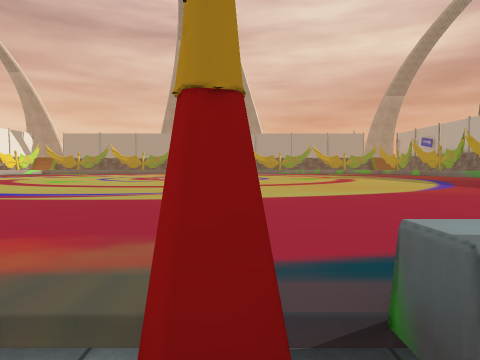
[1] (above)

24 first-person views from a walk through a scene from a Unity 3-D project. The camera is 1.2 m above the floor, tilts 2° down and sees 70° across. The floor is counted in squares, 2 m on a side. Each view is taken from the middle of a square. On the plan, view 1 faces up. The plan holds only what a view shows up to about 10 squares ahead; the rest is blank. The place goes on beyond the plan. Some surface patterns are stand-ins.

[2]
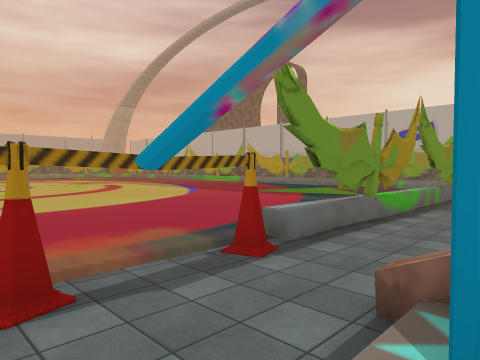

[3]
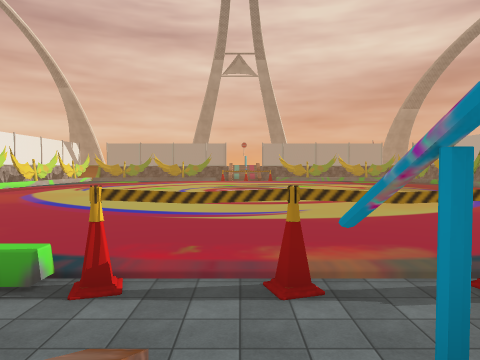

[4]
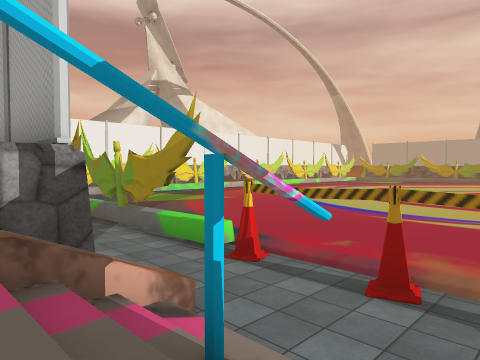

[5]
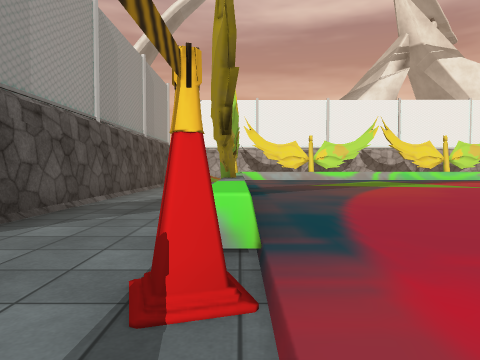

[6]
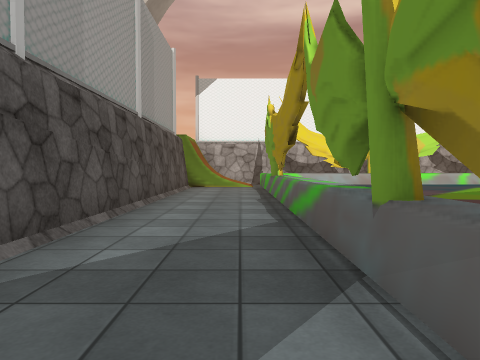

[7]
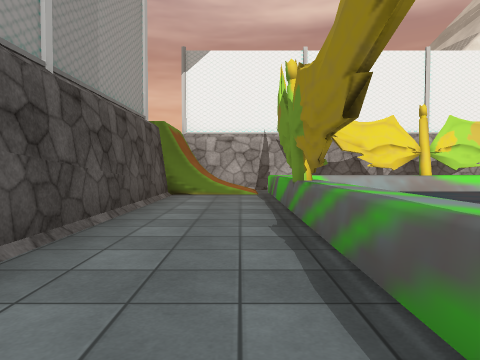

[8]
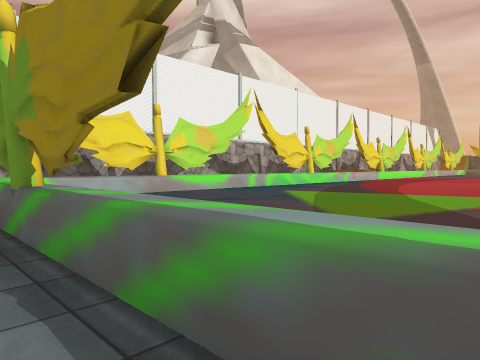

[9]
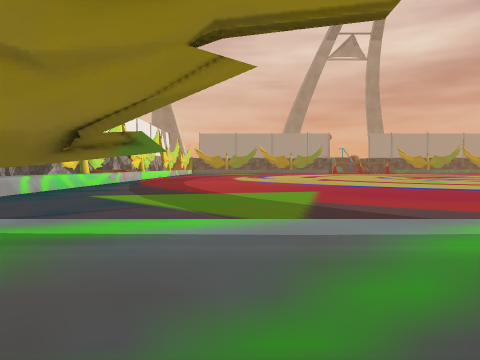

[10]
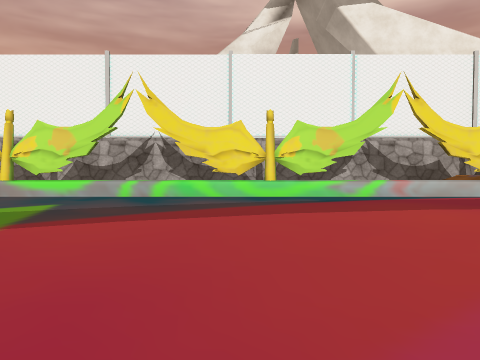

[11]
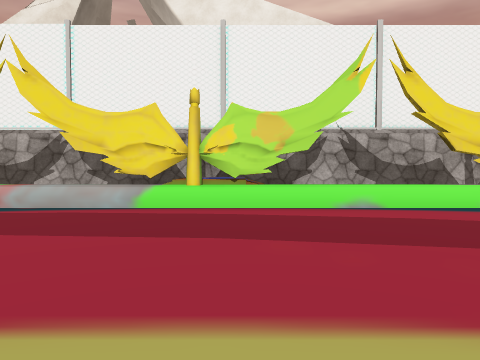

[12]
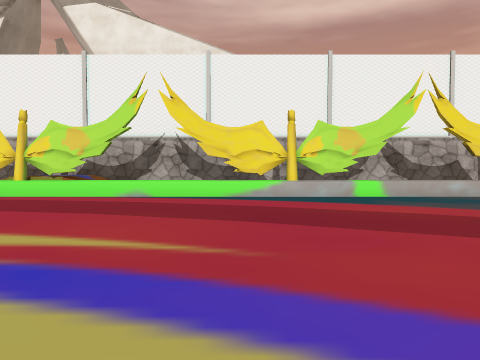

[13]
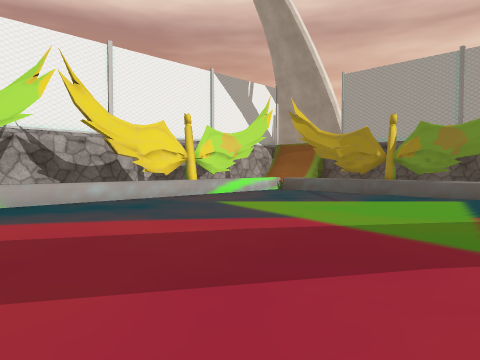

[14]
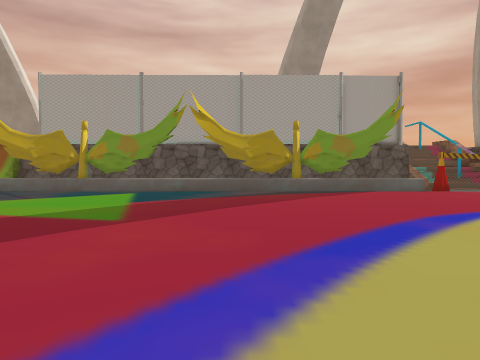

[15]
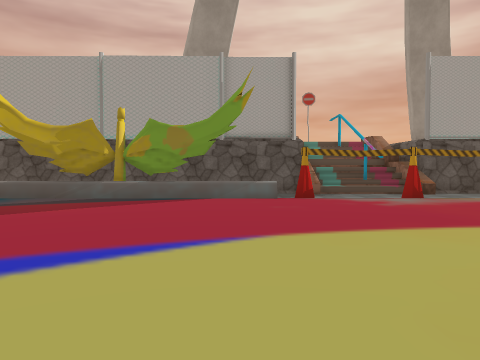

[16]
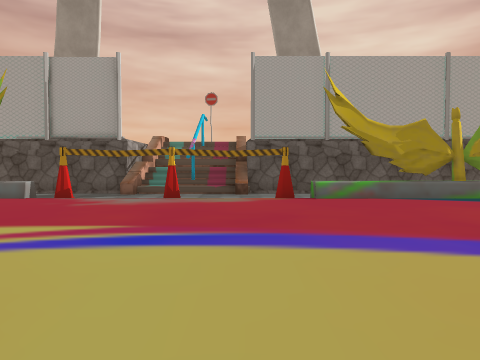

[17]
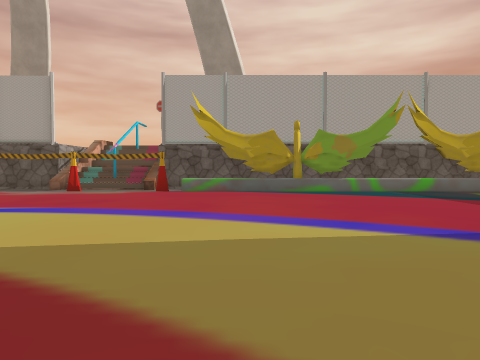

[18]
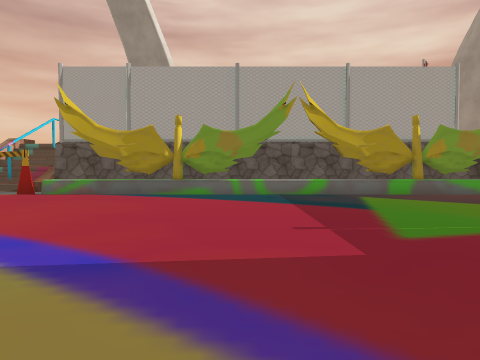

[19]
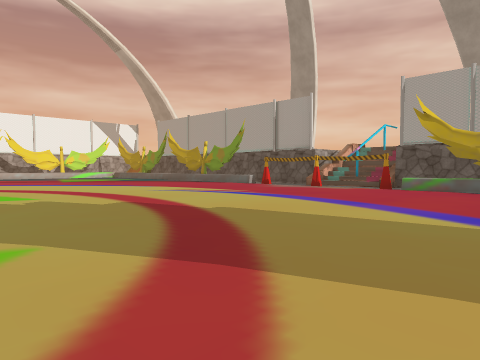

[20]
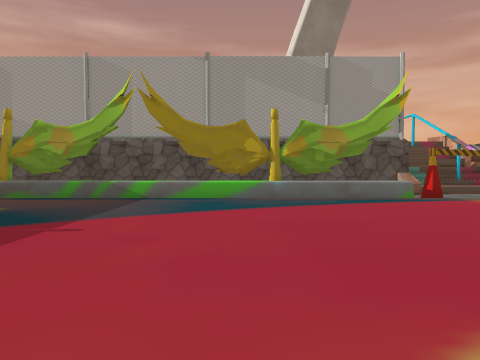

[21]
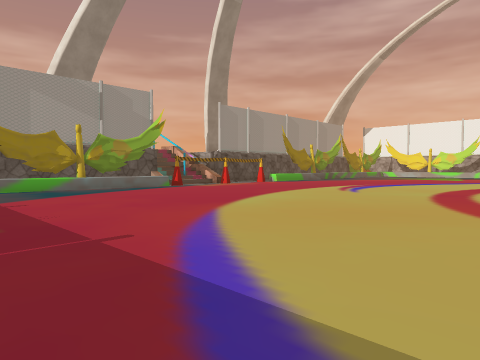

[22]
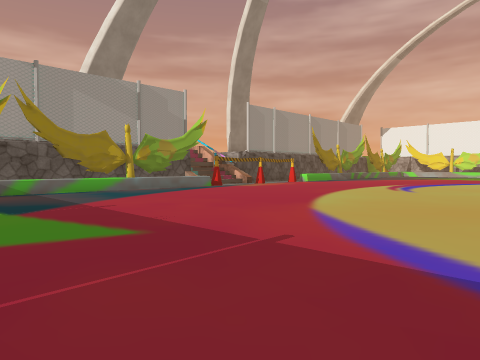

[23]
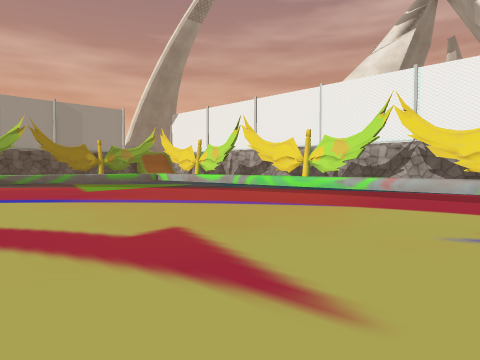

[24]
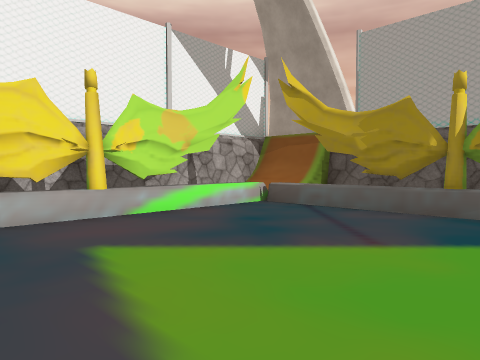

### Floor plan
Key: @ floor where view 1 was taken; # wall or solid block; . main floor; - floor 0.25 m lower than the main floor; : floor 0.75 m higher than the main floor; + floor 1.25 m higher than the main floor; / step, stairs or slope; = window, fence, low wall or low ledge; ^ raised ledge; v drop or lower ground.
Columns run from 20 left of view 1 to 8 right of it. Each row starts with its distance up from view 1.
 33     #############/#########
 32 #/            --=--=--
 31 #/            -------
 30 #  ^^#^=^^^##^^#//#/#^^##^^^=
 29 # -/.........................
 28 # -/.........................
 27 # -/.........................
 26 # -/.........................
 25 # -/........................
 24 # -/........................
 23 #  =.......................
 22 #  /........ .............
 21 #  =.......     .........
 20 # -/.......          ....
 19 # -/......
 18 # -/.....
 17 #///....
 16 #::#.........
 15 #::#.........
 14 #///.........
 13 # -/.........
 12 # -=........
 11 #  /........            ....
 10 #  /.........................
  9 #  /.........................
  8 #  =.........................
  7 #  /.........................
  6 #  /........................
  5 #  /........................
  4 #  #........................
  3 #  /.........................
  2 #  =   ......................
  1 #--^^##^^^^##^^///#/#^^##^^^#
  0 #//-----------------@-------
 -1 #//-------------=--/#---
 -2    /#############/#/#########
 -3                 v/+/

Where each view was taken, in squares from view 1:
view 1: 0 up, 0 right, facing up
view 2: 2 down, 3 left, facing up-right
view 3: 3 down, 3 left, facing up
view 4: 3 down, 1 left, facing up-left
view 5: 1 up, 3 left, facing left
view 6: 0 up, 7 left, facing left
view 7: 0 up, 10 left, facing left
view 8: 0 up, 11 left, facing up-left
view 9: 0 up, 13 left, facing up
view 10: 9 up, 10 left, facing left
view 11: 16 up, 12 left, facing left
view 12: 20 up, 10 left, facing left
view 13: 22 up, 11 left, facing up-left
view 14: 21 up, 10 left, facing up
view 15: 23 up, 6 left, facing up
view 16: 23 up, 1 left, facing up
view 17: 21 up, 2 right, facing up
view 18: 22 up, 5 right, facing up
view 19: 20 up, 4 right, facing up-left
view 20: 8 up, 4 right, facing down
view 21: 11 up, 7 right, facing down-left
view 22: 10 up, 8 right, facing down-left
view 23: 16 up, 8 left, facing down-left
view 24: 25 up, 13 left, facing up-left
